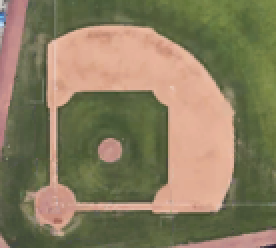
#> input picture baseball2.PNG, 138 x 124 px (shown 2 times larger)
$ python baseball_test.py
#> lines starting #> are read from the running program, lines starting #| are printed output that depends on the picture
import cv2
import numpy as np
from matplotlib import pyplot as plt


STARTING_IMG = 'baseball2.PNG'
OTHER_IMG = 'baseball3.PNG'
def test1():
    img1 = cv2.imread(STARTING_IMG, 0)
    img2 = cv2.imread(OTHER_IMG)

    orb = cv2.ORB_create()
    kp1, des1 = orb.detectAndCompute(img1, None)
    kp2, des2 = orb.detectAndCompute(img2, None)

    # matcher takes normType, which is set to cv2.NORM_L2 for SIFT and SURF, cv2.NORM_HAMMING for ORB, FAST and BRIEF
    bf = cv2.BFMatcher(cv2.NORM_HAMMING, crossCheck=True)
    matches = bf.match(des1, des2)
    matches = sorted(matches, key=lambda x: x.distance)

    # draw first 50 matches
    match_img = cv2.drawMatches(img1, kp1, img2, kp2, matches[:50], None)
    cv2.imshow('Matches', match_img)
    cv2.waitKey()

def test2():

    print ("Loading")
    img1 = cv2.imread(STARTING_IMG,0)    # queryImage
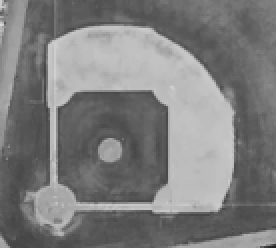
#> img1: shape (124, 138) (shown 2 times larger); min 34, max 218, mean 125.3
    img2 = cv2.imread(OTHER_IMG,0) # trainImage
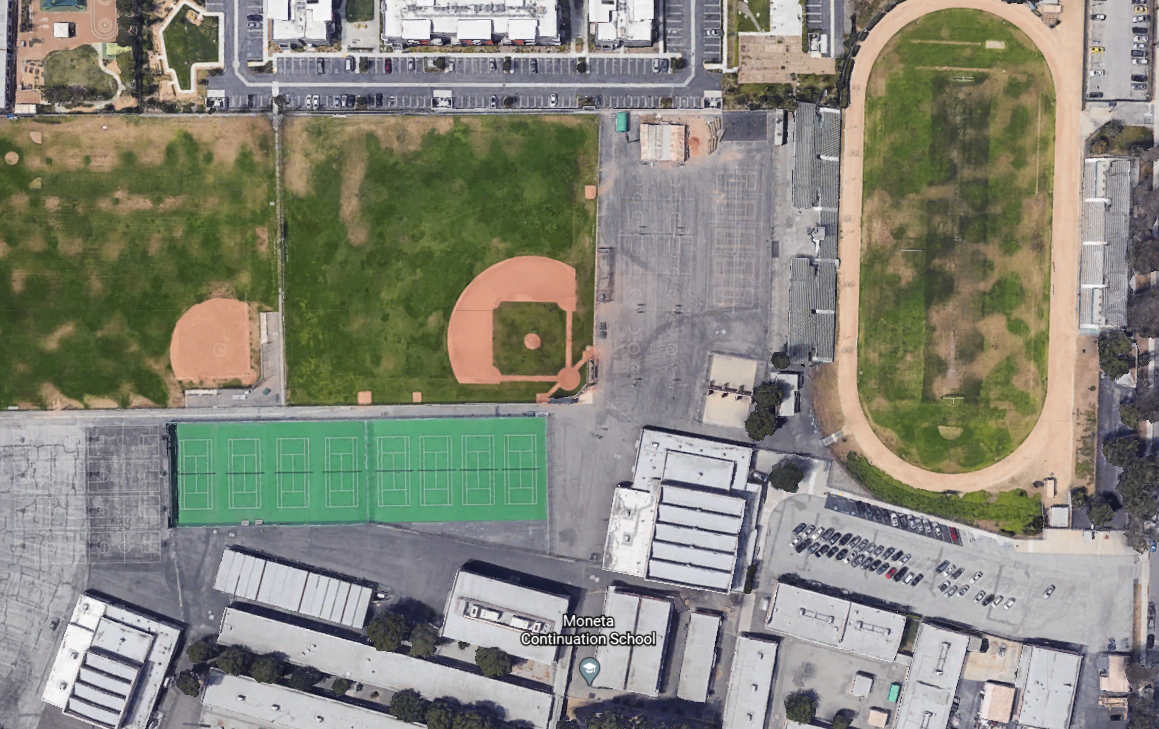
#> input picture baseball3.PNG, 1159 x 729 px
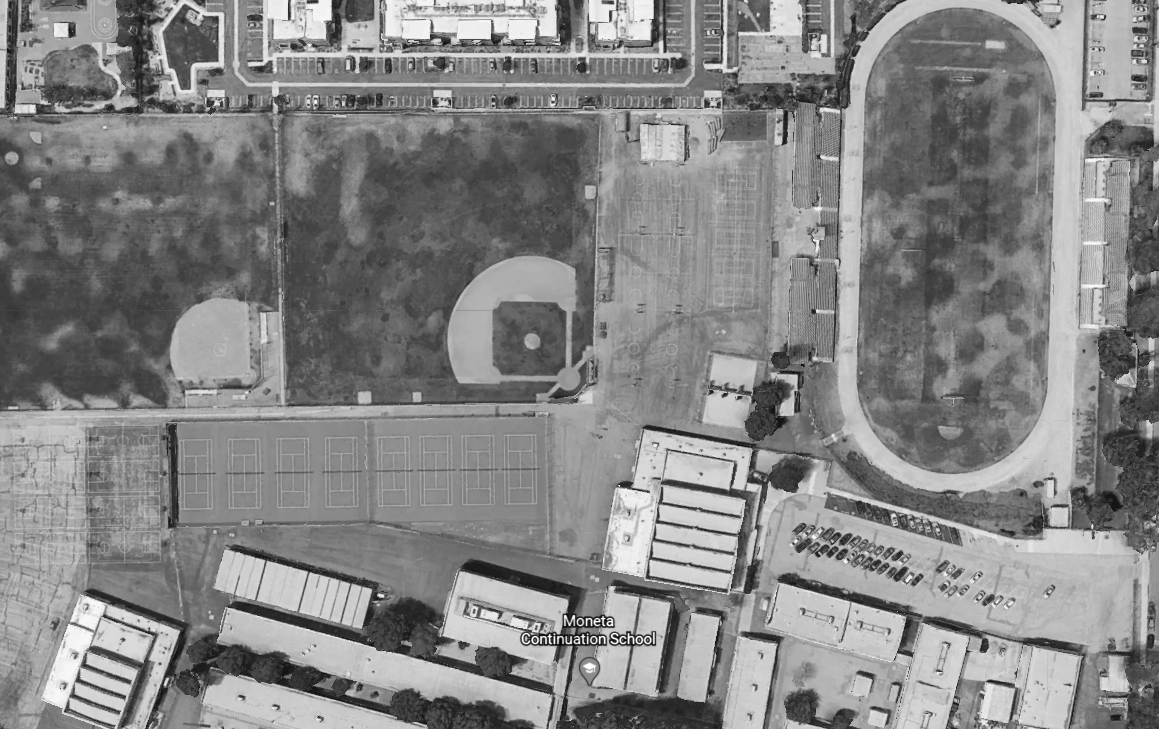
#> img2: shape (729, 1159); min 0, max 255, mean 133

    # Initiate SIFT detector
    sift = cv2.SIFT_create()
    print ("Loading")

    # find the keypoints and descriptors with SIFT
    kp1, des1 = sift.detectAndCompute(img1,None)
#> kp1 = 91 keypoints; strongest (x, y, size): (100, 85, 25.1), (55, 75, 7.9), (45, 30, 24.5), (30, 54, 2)
    kp2, des2 = sift.detectAndCompute(img2,None)
#> kp2 = 6883 keypoints; strongest (x, y, size): (583, 636, 2.1), (550, 636, 2), (603, 618, 2.1), (565, 617, 2)

    print ("Loading")

    # BFMatcher with default params
    bf = cv2.BFMatcher()
    matches = bf.knnMatch(des1, des2, k=2)
#> matches = 91 matches

    # Apply ratio test
    good = []
    for m,n in matches:
        if m.distance < 0.75*n.distance:
            good.append([m])
#> this loop made 91 passes
#> after the loop, good = 6 matches

    # cv2.drawMatchesKnn expects list of lists as matches.
    img3 = cv2.drawMatchesKnn(img1,kp1,img2,kp2,good, None, flags=2)
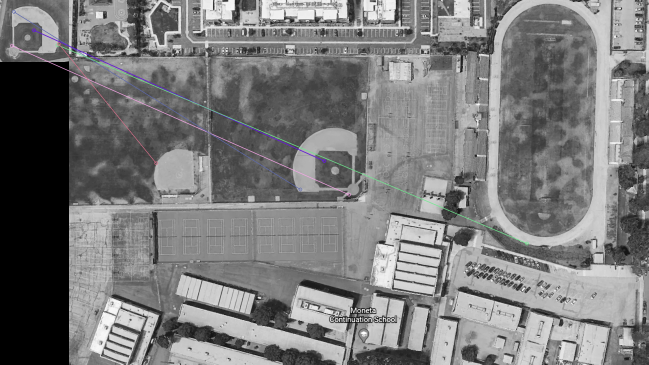
#> img3: shape (729, 1297, 3) (shown at 1/2 size); mean of channels 0, 1, 2 121.5, 121.3, 121.3; drawn as B, G, R

    plt.imshow(img3)
    plt.show()
    print ("Done")

test2()
